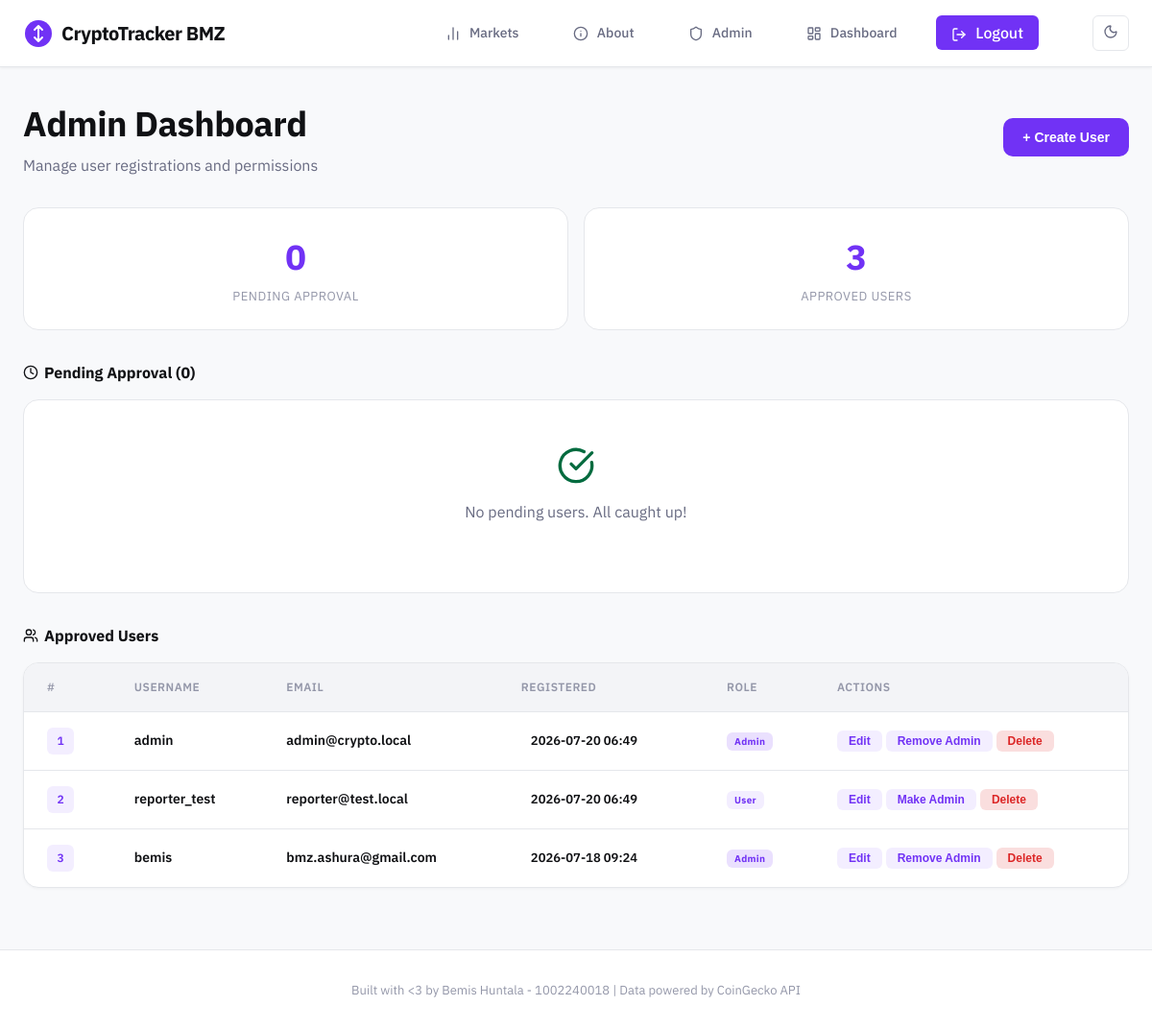
The page /admin (signed in) on the database its author committed.
### models.py (models this page shows, shortened)
class User(UserMixin, db.Model):
    __tablename__ = "user"
    id = db.Column(db.Integer, primary_key=True)
    username = db.Column(db.String(30), unique=True, nullable=False, index=True)
    email = db.Column(db.String(120), unique=True, nullable=False, index=True)
    password_hash = db.Column(db.String(256), nullable=False)
    is_admin = db.Column(db.Boolean, default=False, nullable=False)
    is_approved = db.Column(db.Boolean, default=False, nullable=False)
    created_at = db.Column(db.DateTime, default=datetime.utcnow)
    watchlist = db.relationship(
        "Watchlist",
        back_populates="user",
        cascade="all, delete-orphan",
        lazy="dynamic",
    )

### app.py (the view)
    @app.route("/admin")
    @admin_required
    def admin():
        pending = (
            db.session.query(User)
            .filter_by(is_approved=False)
            .order_by(User.created_at.desc())
            .all()
        )
        approved = (
            db.session.query(User)
            .filter_by(is_approved=True)
            .order_by(User.created_at.desc())
            .limit(50)
            .all()
        )
        return render_template("admin.html", pending_users=pending, approved_users=approved)

### app.py (called while the page is built)
def create_app() -> Flask:
    app = Flask(__name__)
    app.config.from_object(Config)
    db.init_app(app)
    login_manager.init_app(app)
    csrf.init_app(app)
    logging.basicConfig(
        level=logging.INFO,
        format="%(asctime)s %(levelname)s %(name)s: %(message)s",
    )
    login_manager.login_view = "login"
    login_manager.login_message = "Silakan login terlebih dahulu."
    @login_manager.user_loader
    def load_user(user_id):
        return db.session.get(User, int(user_id))
    register_error_handlers(app)
    register_routes(app)
    with app.app_context():
        db.create_all()
        ensure_default_admin(app)
    return app

### templates/admin.html (shortened to what this page needs)
{% extends "base.html" %}
{% block content %}
<div class="page-header" style="display: flex; justify-content: space-between; align-items: center;">
    <div>
        <h1 class="page-title">Admin Dashboard</h1>
        <p class="page-subtitle">Manage user registrations and permissions</p>
    </div>
    <button class="btn btn-primary" onclick="openCreateModal()">+ Create User</button>
</div>
<div class="admin-stats">
    <div class="admin-stat-card">
        <span class="admin-stat-value">{{ pending_users|length }}</span>
        <span class="admin-stat-label">Pending Approval</span>
    </div>
    <div class="admin-stat-card">
        <span class="admin-stat-value">{{ approved_users|length }}</span>
        <span class="admin-stat-label">Approved Users</span>
    </div>
</div>
<div class="admin-section">
    <h2 class="admin-section-title">
        <i data-lucide="clock" style="width:16px;height:16px;vertical-align:middle;margin-right:6px;"></i>
        Pending Approval ({{ pending_users|length }})
    </h2>
    {% if pending_users %}
    <div class="table-wrapper">
        <table class="coin-table">
            <thead>
                <tr>
                    <th>#</th>
                    <th>Username</th>
                    <th>Email</th>
                    <th>Registered</th>
                    <th>Actions</th>
                </tr>
            </thead>
            <tbody>
                {% for user in pending_users %}
                <tr>
                    <td><span class="rank">{{ loop.index }}</span></td>
                    <td>
                        <div class="coin-info">
                            <div>
                                <div class="coin-name">{{ user.username }}</div>
                                {% if user.is_admin %}
                                    <span class="signal-badge signal-admin">Admin</span>
                                {% endif %}
                            </div>
                        </div>
                    </td>
                    <td><span class="price">{{ user.email }}</span></td>
                    <td><span class="change">{{ user.created_at.strftime('%Y-%m-%d %H:%M') if user.created_at else 'N/A' }}</span></td>
                    <td>
                        <div class="action-btns">
                            <form action="{{ url_for('admin_approve', user_id=user.id) }}" method="POST" style="display:inline;">
                                <input type="hidden" name="csrf_token" value="{{ csrf_token() }}">
                                <button type="submit" class="btn btn-sm btn-approve">Approve</button>
                            </form>
                            <form action="{{ url_for('admin_reject', user_id=user.id) }}" method="POST" style="display:inline;" data-confirm="Reject and remove {{ user.username }}?">
                                <input type="hidden" name="csrf_token" value="{{ csrf_token() }}">
                                <button type="submit" class="btn btn-sm btn-reject btn-confirm">Reject</button>
                            </form>
                        </div>
                    </td>
                </tr>
                {% endfor %}
            </tbody>
        </table>
    </div>
    {% else %}
    <div class="empty-state">
        <i data-lucide="check-circle" style="width:40px;height:40px;color:var(--green-text);margin-bottom:8px;"></i>
        <p>No pending users. All caught up!</p>
    </div>
    {% endif %}
</div>
<div class="admin-section">
    <h2 class="admin-section-title">
        <i data-lucide="users" style="width:16px;height:16px;vertical-align:middle;margin-right:6px;"></i>
        Approved Users
    </h2>
    {% if approved_users %}
    <div class="table-wrapper">
        <table class="coin-table">
            <thead>
                <tr>
                    <th>#</th>
                    <th>Username</th>
                    <th>Email</th>
                    <th>Registered</th>
                    <th>Role</th>
                    <th>Actions</th>
                </tr>
            </thead>
            <tbody>
                {% for user in approved_users %}
                <tr>
                    <td><span class="rank">{{ loop.index }}</span></td>
                    <td>
                        <div class="coin-name">{{ user.username }}</div>
                    </td>
                    <td><span class="price">{{ user.email }}</span></td>
                    <td><span class="change">{{ user.created_at.strftime('%Y-%m-%d %H:%M') if user.created_at else 'N/A' }}</span></td>
                    <td>
                        {% if user.is_admin %}
                            <span class="signal-badge signal-admin">Admin</span>
                        {% else %}
                            <span class="signal-badge signal-hold">User</span>
                        {% endif %}
                    </td>
                    <td>
                        <div class="action-btns">
                            <a href="{{ url_for('admin_edit_user', user_id=user.id) }}">
                                <button type="button" class="btn btn-sm btn-secondary">Edit</button>
                            </a>
                            <form action="{{ url_for('admin_toggle_admin', user_id=user.id) }}" method="POST" style="display:inline;">
                                <button type="submit" class="btn btn-sm btn-secondary">
                                    {% if user.is_admin %}Remove Admin{% else %}Make Admin{% endif %}
                                </button>
                            </form>
                            <form action="{{ url_for('admin_delete_user', user_id=user.id) }}" method="POST" style="display:inline;" data-confirm="Delete user {{ user.username }}? This cannot be undone.">
                                <button type="submit" class="btn btn-sm btn-reject btn-confirm">Delete</button>
                            </form>
                        </div>
                    </td>
                </tr>
                {% endfor %}
            </tbody>
        </table>
    </div>
    {% else %}
    <div class="empty-state">
        <p>No approved users yet.</p>
    </div>
    {% endif %}
</div>
{% endblock %}

### templates/base.html (shortened to what this page needs)
<!DOCTYPE html>
<html lang="en" class="{{ session.get('theme', 'light') }}">
<head>
    <link rel="stylesheet" href="{{ url_for('static', filename='css/style.css') }}">
</head>
<body>
    <header class="header">
        <div class="container">
            <div class="header-content">
                <a href="{{ url_for('index') }}" class="logo">
                    <svg width="32" height="32" viewBox="0 0 32 32" fill="none">
                        <circle cx="16" cy="16" r="14" fill="#7132f5"/>
                        <path d="M16 8v16M12 12l4-4 4 4M12 20l4 4 4-4" stroke="#fff" stroke-width="2" stroke-linecap="round" stroke-linejoin="round"/>
                    </svg>
                    <span>CryptoTracker BMZ</span>
                </a>
                <nav class="nav">
                    <a href="{{ url_for('market') }}" class="nav-link"><i data-lucide="bar-chart-2" class="nav-icon"></i> Markets</a>
                    <a href="{{ url_for('about') }}" class="nav-link"><i data-lucide="info" class="nav-icon"></i> About</a>
                    {% if current_user.is_authenticated %}
                        {% if current_user.is_admin %}
                        <a href="{{ url_for('admin') }}" class="nav-link"><i data-lucide="shield" class="nav-icon"></i> Admin</a>
                        {% endif %}
                        <a href="{{ url_for('dashboard') }}" class="nav-link"><i data-lucide="layout-dashboard" class="nav-icon"></i> Dashboard</a>
                        <form method="POST" action="{{ url_for('logout') }}" style="display:inline;">
                            <button type="submit" class="nav-link nav-link-highlight" style="background:none;border:none;cursor:pointer;color:inherit;font-family:inherit;font-size:inherit;"><i data-lucide="log-out" class="nav-icon"></i> Logout</button>
                        </form>
                    {% else %}
                        <a href="{{ url_for('login') }}" class="nav-link"><i data-lucide="log-in" class="nav-icon"></i> Login</a>
                        <a href="{{ url_for('register') }}" class="nav-link nav-link-highlight"><i data-lucide="user-plus" class="nav-icon"></i> Register</a>
                    {% endif %}
                    <button class="theme-toggle-btn" onclick="document.getElementById('themeForm').submit()" title="Toggle theme" id="themeToggle">
                        <i data-lucide="{{ 'sun' if session.get('theme', 'light') == 'dark' else 'moon' }}" class="theme-icon" id="themeIcon"></i>
                    </button>
                </nav>
            </div>
        </div>
    </header>
    <main class="main">
        <div class="container">
            {% block content %}{% endblock %}
        </div>
    </main>
    <footer class="footer">
        <div class="container">
            <p>Built with <3 by Bemis Huntala - 1002240018 | Data powered by CoinGecko API</p>
        </div>
    </footer>
</body>
</html>

### rows shown on the page
User: username "admin", email "admin@crypto.local", created_at "2026-07-20 06:49", is_admin "Admin"
User: username "reporter_test", email "reporter@test.local", created_at "2026-07-20 06:49", is_admin "User"
User: username "bemis", email "bmz.ashura@gmail.com", created_at "2026-07-18 09:24", is_admin "Admin"

### other values the page prints
{{ pending_users|length }} "0"
{{ approved_users|length }} "3"
